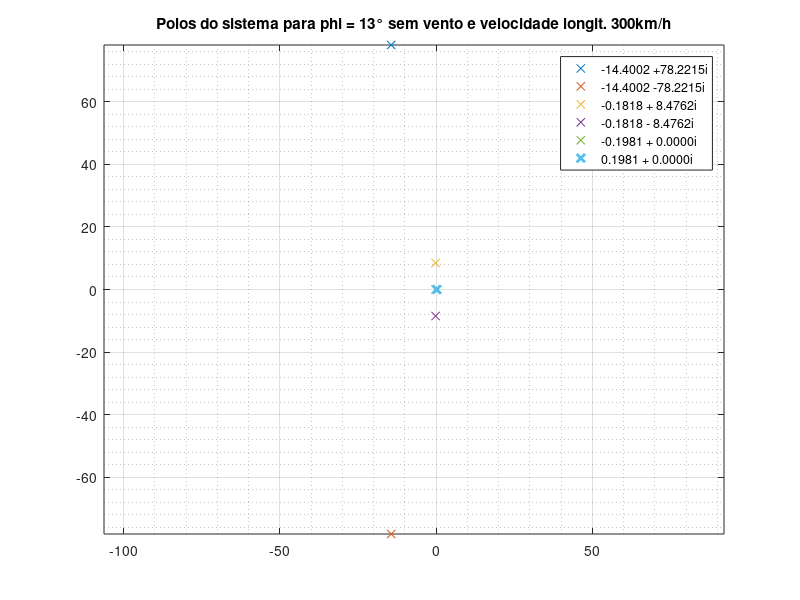

MATLAB code to generate this figure: (Note: this script raises an error after producing the figure.)
    u = 300/3.6;
    a = 13*pi/180;
    v = 0;

   %primeira coluna
    p11 = 0;
    p21 = 0;
    p31 = 0;
    p41 = -(62717/10);
    p51 = -(96859081111/(44*(-16864415+425920*(cos(a))^2)));
    p61 = (5.05419*10^7*sec(a))/(851840-33728830*sec(a)^2);
    
    %segunda coluna
    p12 = 0;
    p22 = 0;
    p32 = 0;
    p42 = 28717/10;
    p52 = 96859081111/(44*(-16864415+425920*cos(a)^2));
    p62 = -((5.05419*10^7*sec(a))/(851840-33728830*sec(a)^2));
    
    %terceira coluna
    p13 = 0;
    p23 = 0;
    p33 = 0;
    p43 = 0;
    p53 =  (688.225*(0.15714 + 0.01111*a + 0.00017*a^2)*(u + v)^2*cos(a)^2)/(-16864415 + 425920*cos(a)^2) + (2.42*(0.0041 + 0.000041*u)*(1.72656*10^6 - 125.132*(0.21999 + 0.07378*a - 0.00165*a^2)*(u + v)^2)*cos(a)^2)/(-16864415 + 425920*cos(a)^2) + (4.17828*10^6*cos(a)*sin(a))/(-16864415 + 425920*cos(a)^2) - (688.225*(0.21999 + 0.07378*a - 0.00165*a^2)*(u + v)^2*cos(a)*sin(a))/(-16864415 + 425920*cos(a)^2);
    p63 = -((3.79843*10^6*(0.0041 + 0.000041*u)*sec(a))/(851840 - 33728830*sec(a)^2)) - (625.659*(0.15714 + 0.01111*a + 0.00017*a^2)*(u + v)^2*sec(a))/(851840 - 33728830*sec(a)^2) + (275.29*(0.21999 + 0.07378*a - 0.00165*a^2)*(0.0041 + 0.000041*u)*(u +v)^2*sec(a))/(851840 - 33728830*sec(a)^2) - (3.79843*10^6*sec(a)*tan(a))/(851840 - 33728830*sec(a)^2) + (625.659*(0.21999 + 0.07378*a - 0.00165*a^2)*(u + v)^2*sec(a)*tan(a))/(851840 - 33728830*sec(a)^2);
    
    %quarta coluna 
    p14 = 1;
    p24 = 0;
    p34 = 0;
    p44 = -(13987/500);
    p54 = 86173787767/(4400*(16864415 - 425920*cos(a)^2));
    p64 = (224831*sec(a))/(425920 - 16864415*sec(a)^2);
    
    %quinta coluna
    p15 = 0;
    p25 = 1;
    p35 = 0;
    p45 = 25549/1000;
    p55 = 1723475755340/(-1484068520000 + 3.7481*10^10*cos(a)^2);
    p65 = (224831*sec(a))/(-425920 + 16864415*sec(a)^2);
    
    %sexta coluna
    p16 = 0;
    p26 = 0;
    p36 = 1;
    p46 = 0;
    p56 = 0;
    p66 = 0;
    
    Polos = [p11 p12 p13 p14 p15 p16; p21 p22 p23 p24 p25 p26; p31 p32 p33 p34 p35 p36; p41 p42 p43 p44 p45 p46; p51 p52 p53 p54 p55 p56; p61 p62 p63 p64 p65 p66];
    z = eig(Polos)
        
    plot(real(z(1)),imag(z(1)),"x", real(z(2)),imag(z(2)),"x", real(z(3)),imag(z(3)),"x", real(z(4)),imag(z(4)),"x", real(z(5)),imag(z(5)),"x", real(z(6)),imag(z(6)),"x", 'LineWidth',2)
    axis equal
    grid on
    grid minor
    title("Polos do sistema para phi = 13° sem vento e velocidade longit. 300km/h")
    legend("-14.4002 +78.2215i", "-14.4002 -78.2215i", "-0.1818 + 8.4762i", "-0.1818 - 8.4762i", "-0.1981 + 0.0000i", "0.1981 + 0.0000i", "", "")
    yline(0)
    xline(0)
    xlabel("Re(z)")
    ylabel("Im(z)")
